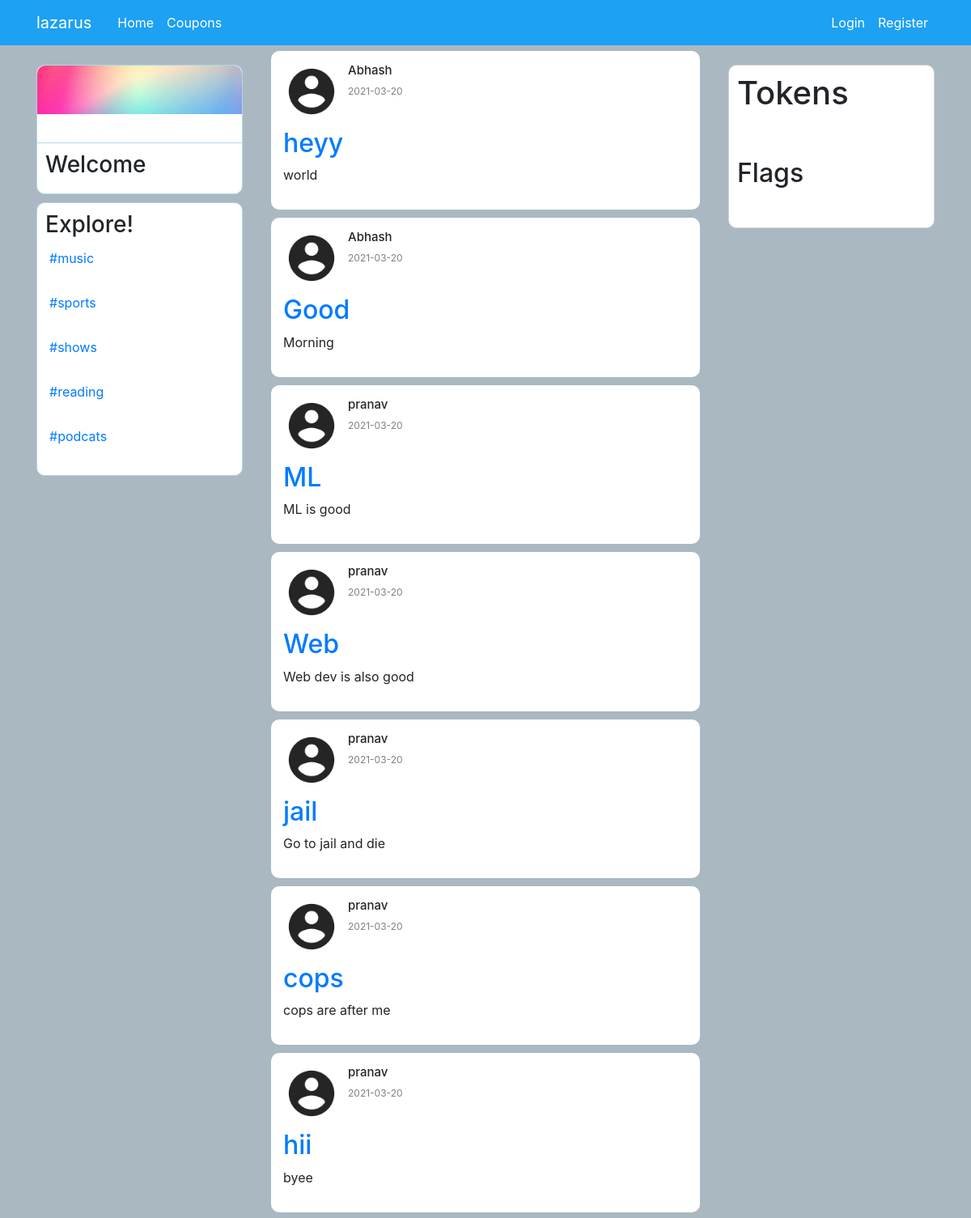
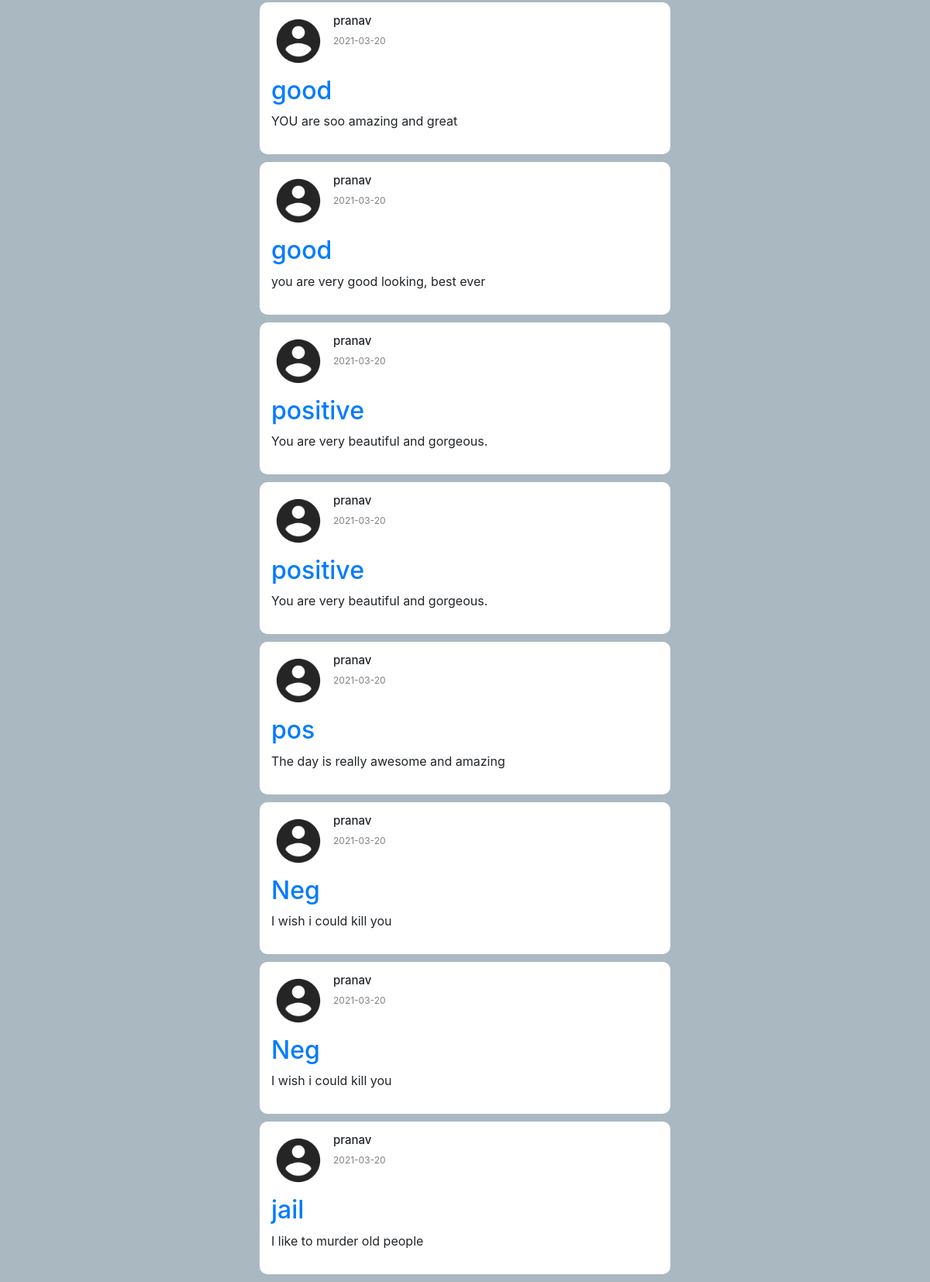
The app's page /home, older data (2 pictures, top to bottom).
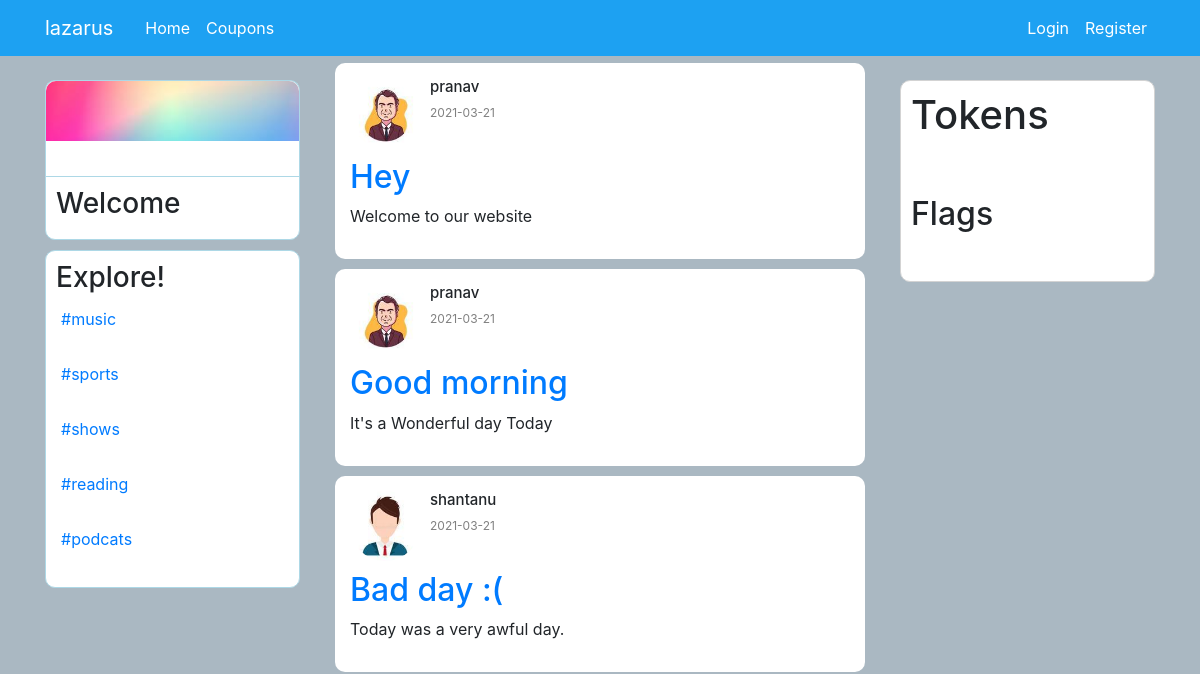
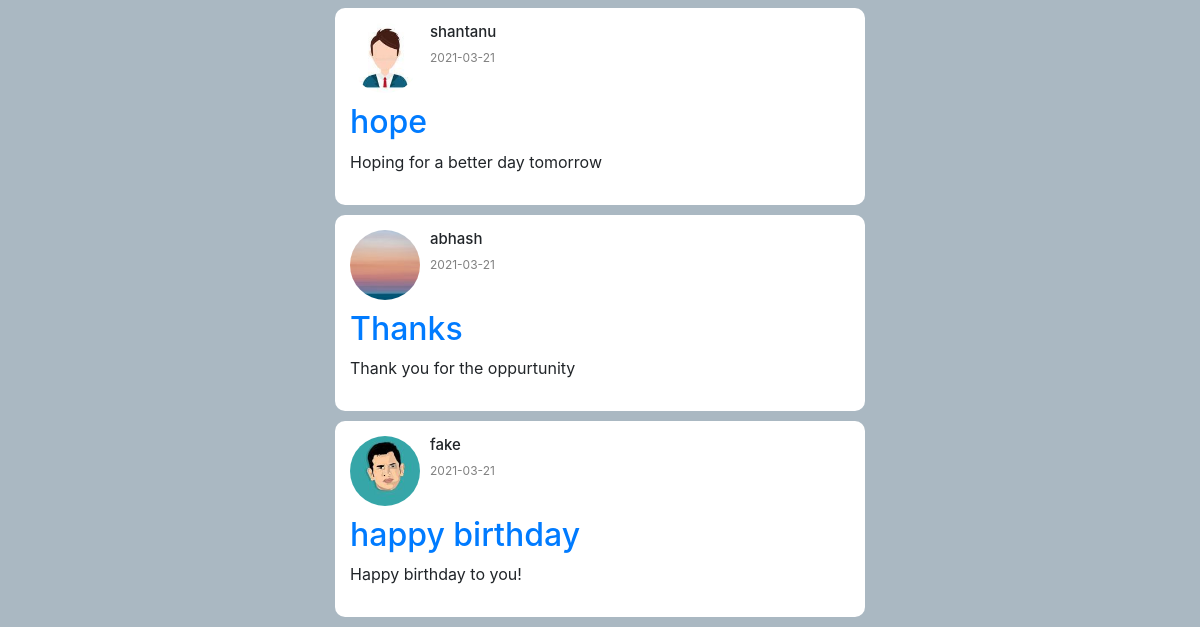
The same page, newer data (2 pictures, top to bottom).
### appmain/models.py (models this page shows, shortened)
class Post(db.Model):
    id = db.Column(db.Integer, primary_key=True)
    title = db.Column(db.String(100), nullable=False)
    content = db.Column(db.Text, nullable=False)
    date_posted = db.Column(db.DateTime, nullable=False, default=datetime.utcnow)
    user_id = db.Column(db.Integer, db.ForeignKey('user.id'), nullable=False)

class User(db.Model, UserMixin):
    id = db.Column(db.Integer, primary_key=True)
    username = db.Column(db.String(20), unique=True, nullable=False)
    email = db.Column(db.String(120), unique=True, nullable=False)
    image_file = db.Column(db.String(20), nullable=False, default='default.jpg')
    password = db.Column(db.String(60), nullable=False)
    posts = db.relationship('Post', backref='author', lazy=True)
    token_count=db.Column(db.Integer,nullable=False,default=0)
    flag_count=db.Column(db.Integer,nullable=False,default=0)

### appmain/routes.py (the view)
@app.route("/")
@app.route("/home")
def home():
    posts = Post.query.all()
    return render_template('home.html', posts=posts)

### appmain/templates/home.html (shortened to what this page needs)
{% extends "layout.html" %}
{% block content %}
<div class="row">
  <div class="col-md-3">
<div class="sidebar mt-4 d-none d-md-block">
            <div class="sidebar_top ">
              <img src="{{ url_for('static',filename='profile/1.jpg') }}">
             <h2>
             </h2>
            </div>
            <div class="sidebar_stats">
<div class="sidebar_stat">
 <h3>
  Welcome
 </h3>
</div>
            </div>
            <div class="sidebar_bottom">
                <h3>Explore!</h3>
                <div class="sidebar_recentitem para">
                     <p><a href="https://www.spotify.com/us/">#music</a></p>
                 </div>
                  <div class="sidebar_recentitem para">
                      <p><a href="https://www.cricbuzz.com/cricket-match/live-scores">#sports</a></p>
                  </div>
                  <div class="sidebar_recentitem para">
                      <p><a href="https://www.netflix.com/in/">#shows</a></p>
                  </div>
                  <div class="sidebar_recentitem para">
                      <p><a href="https://medium.com/">#reading</a></p>
                  </div>
                  <div class="sidebar_recentitem para">
                   <p><a href="https://podcasts.google.com/">#podcats</a></p>
               </div>
            </div>
</div>
</div>
<div class="col-md-6 p-0 mt-3">
<div class="feed">
{% for post in posts %}
<div class="post">
    <div class="post_header">
      <img class="rounded-circle article-img" src="{{ url_for('static',filename='profile/' + post.author.image_file)}}"
  <img class="fas fa-user "></img>
  <div class="post_info">
    <h2>{{post.author.username}}</h2>
    <p>{{post.date_posted.strftime('%Y-%m-%d')}}</p>
  </div>
  </div>
    <div class="post_body">
      <h2><a class="article-title" href="{{ url_for('post', post_id=post.id) }}">{{ post.title }}</a></h2>
  <p>{{post.content}}</p>
  </div>
  </div>
  {% endfor %}
</div>
</div>
<div class="col-md-3">
<div class="widgets d-none d-md-block">
    <div class="widgets_header token">
      <h1>Tokens</h1>
    </div>
    <div class="widgets_article">
  </div>
  <div class="widgets_article">
    <div class="widgets_articleright flag">
      <h2>Flags</h2>
    </div>
    </div>
    <div class="widgets_article">
      </div>
    </div>
  </div>
</div>
  {% endblock content %}

### appmain/templates/layout.html (shortened to what this page needs)
<!DOCTYPE html>
<html>
  <head>
    <link
      rel="stylesheet"
      href="https://maxcdn.bootstrapcdn.com/bootstrap/4.0.0/css/bootstrap.min.css"
    />
    <link
      rel="stylesheet"
      type="text/css"
      href="{{ url_for('static', filename='style.css') }}"
    />
  </head>
  <body>
    <header class="site-header">
      <nav
        class="navbar navbar-expand-md navbar-dark bg-color fixed-top text-white"
      >
        <div class="container text-white">
          <a class="navbar-brand mr-4 text-white" href="/">lazarus</a>
          <div class="collapse navbar-collapse" id="navbarToggle">
            <div class="navbar-nav mr-auto text-white">
              <a
                class="nav-item nav-link text-white"
                href="{{ url_for('home') }}"
                >Home</a
              >
              <a
                class="nav-item nav-link text-white"
                href="{{ url_for('about') }}"
                >Coupons</a
              >
            </div>
            <div class="navbar-nav text-white">
              {% if current_user.is_authenticated %}
              <a
                class="nav-item nav-link text-white"
                href="{{ url_for('new_post') }}"
                >new post</a
              >
              <a
                class="nav-item nav-link text-white"
                href="{{ url_for('logout') }}"
                >Logout</a
              >
              {% else %}
              <a
                class="nav-item nav-link text-white"
                href="{{ url_for('login') }}"
                >Login</a
              >
              <a
                class="nav-item nav-link text-white"
                href="{{ url_for('register') }}"
                >Register</a
              >
              {% endif %}
            </div>
          </div>
        </div>
      </nav>
    </header>
    <div class="container">
       {% block content %}{% endblock %}
    </div>
  </body>
</html>

### appmain/static/style.css (style rules this page uses)
* { margin: 0; padding: 0; }
body { background-color: #aab8c2; }
.sidebar { border-radius: 10px; text-align: center; position: sticky; top: 80px; height: fit-content; flex: 0.2; }
.sidebar_top img { margin-bottom: -20px; width: 100%; height: 60px; border-top-left-radius: 10px; border-top-right-radius: 10px; object-fit: cover; }
.sidebar_top { display: flex; flex-direction: column; align-items: center; border: 1px solid lightblue; border-bottom: 0; border-top-left-radius: 10px; border-top-right-radius: 10px; background-color: white; padding-bottom: 10px; }
.sidebar_stats { padding: 10px; border: 1px solid lightblue; margin-bottom: 10px; border-bottom-left-radius: 10px; border-bottom-right-radius: 10px; background-color: white; }
.sidebar_stat { display: flex; justify-content: space-between; }
.sidebar_top h2 { font-size: 18px; }
.sidebar_bottom { text-align: left; padding: 10px; border: 1px solid lightblue; border-radius: 10px; margin-top: 10px; background-color: white; }
.sidebar_recentitem { display: flex; margin-bottom: 5px; padding: 5px; }
.feed { flex: 0.6; margin: 0 20px; margin-top: 47px; }
.post { background-color: white; padding: 15px; margin-bottom: 10px; border-radius: 10px; }
.post_header { display: flex; margin-bottom: 10px; }
.post_info { margin-left: 10px; }
.post_info p { font-size: 12px; color: gray; }
.post_info h2 { font-size: 15px; }
.widgets { position: sticky; top: 80px; float: 0.2; background-color: white; border-radius: 10px; border: 1px solid lightgrey; height: fit-content; padding-bottom: 10px; }
.widgets_header { display: flex; align-items: center; justify-content: space-between; padding: 10px; }
.widgets_article { display: flex; padding: 10px; }
.article-img { height: 70px; width: 70px; }
.bg-color { background-color: #1da1f2; }

Row changes from the older to the newer data that the page shows:
removed Post: image_file (placeholder picture), author.username "Abhash", date_posted "2021-03-20", title "heyy", content "world"
removed Post: image_file (placeholder picture), author.username "Abhash", date_posted "2021-03-20", title "Good", content "Morning"
removed Post: image_file (placeholder picture), author.username "pranav", date_posted "2021-03-20", title "ML", content "ML is good"
removed Post: image_file (placeholder picture), author.username "pranav", date_posted "2021-03-20", title "Web", content "Web dev is also good"
removed Post: image_file (placeholder picture), author.username "pranav", date_posted "2021-03-20", title "jail", content "Go to jail and die"
removed Post: image_file (placeholder picture), author.username "pranav", date_posted "2021-03-20", title "cops", content "cops are after me"
removed Post: image_file (placeholder picture), author.username "pranav", date_posted "2021-03-20", title "hii", content "byee"
removed Post: image_file (placeholder picture), author.username "pranav", date_posted "2021-03-20", title "good", content "YOU are soo amazing and great"
removed Post: image_file (placeholder picture), author.username "pranav", date_posted "2021-03-20", title "good", content "you are very good looking, best ever"
removed Post: image_file (placeholder picture), author.username "pranav", date_posted "2021-03-20", title "positive", content "You are very beautiful and gorgeous."
removed Post: image_file (placeholder picture), author.username "pranav", date_posted "2021-03-20", title "positive", content "You are very beautiful and gorgeous."
removed Post: image_file (placeholder picture), author.username "pranav", date_posted "2021-03-20", title "pos", content "The day is really awesome and amazing"
removed Post: image_file (placeholder picture), author.username "pranav", date_posted "2021-03-20", title "Neg", content "I wish i could kill you"
removed Post: image_file (placeholder picture), author.username "pranav", date_posted "2021-03-20", title "Neg", content "I wish i could kill you"
removed Post: image_file (placeholder picture), author.username "pranav", date_posted "2021-03-20", title "jail", content "I like to murder old people"
added Post: image_file (picture), author.username "pranav", date_posted "2021-03-21", title "Hey", content "Welcome to our website"
added Post: image_file (picture), author.username "pranav", date_posted "2021-03-21", title "Good morning", content "It's a Wonderful day Today"
added Post: image_file (picture), author.username "shantanu", date_posted "2021-03-21", title "Bad day :(", content "Today was a very awful day."
added Post: image_file (picture), author.username "shantanu", date_posted "2021-03-21", title "hope", content "Hoping for a better day tomorrow"
added Post: image_file (picture), author.username "abhash", date_posted "2021-03-21", title "Thanks", content "Thank you for the oppurtunity"
added Post: image_file (picture), author.username "fake", date_posted "2021-03-21", title "happy birthday", content "Happy birthday to you!"
